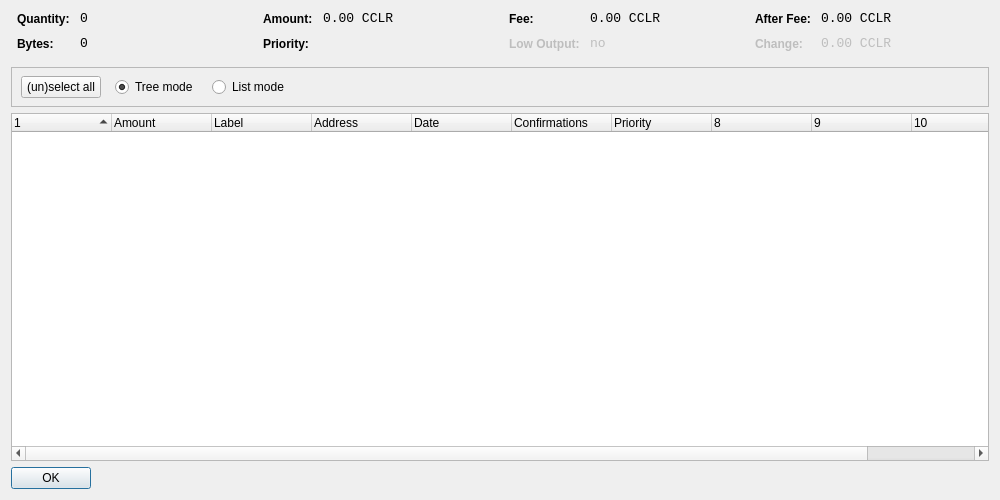
<?xml version="1.0" encoding="UTF-8"?>
<ui version="4.0">
 <class>CoinControlDialog</class>
 <widget class="QDialog" name="CoinControlDialog">
  <property name="geometry">
   <rect>
    <x>0</x>
    <y>0</y>
    <width>1000</width>
    <height>500</height>
   </rect>
  </property>
  <property name="windowTitle">
   <string>Coin Control</string>
  </property>
  <layout class="QVBoxLayout" name="verticalLayout">
   <item>
    <layout class="QHBoxLayout" name="horizontalLayoutTop" stretch="0,0,0,0">
     <property name="topMargin">
      <number>0</number>
     </property>
     <property name="bottomMargin">
      <number>10</number>
     </property>
     <item>
      <layout class="QFormLayout" name="formLayoutCoinControl1">
       <property name="horizontalSpacing">
        <number>10</number>
       </property>
       <property name="verticalSpacing">
        <number>10</number>
       </property>
       <property name="leftMargin">
        <number>6</number>
       </property>
       <property name="rightMargin">
        <number>6</number>
       </property>
       <item row="0" column="0">
        <widget class="QLabel" name="labelCoinControlQuantityText">
         <property name="styleSheet">
          <string notr="true">font-weight:bold;</string>
         </property>
         <property name="text">
          <string>Quantity:</string>
         </property>
        </widget>
       </item>
       <item row="0" column="1">
        <widget class="QLabel" name="labelCoinControlQuantity">
         <property name="font">
          <font>
           <family>Monospace</family>
           <pointsize>10</pointsize>
          </font>
         </property>
         <property name="cursor">
          <cursorShape>IBeamCursor</cursorShape>
         </property>
         <property name="contextMenuPolicy">
          <enum>Qt::ActionsContextMenu</enum>
         </property>
         <property name="text">
          <string notr="true">0</string>
         </property>
         <property name="textInteractionFlags">
          <set>Qt::LinksAccessibleByMouse|Qt::TextSelectableByKeyboard|Qt::TextSelectableByMouse</set>
         </property>
        </widget>
       </item>
       <item row="1" column="0">
        <widget class="QLabel" name="labelCoinControlBytesText">
         <property name="styleSheet">
          <string notr="true">font-weight:bold;</string>
         </property>
         <property name="text">
          <string>Bytes:</string>
         </property>
        </widget>
       </item>
       <item row="1" column="1">
        <widget class="QLabel" name="labelCoinControlBytes">
         <property name="font">
          <font>
           <family>Monospace</family>
           <pointsize>10</pointsize>
          </font>
         </property>
         <property name="cursor">
          <cursorShape>IBeamCursor</cursorShape>
         </property>
         <property name="contextMenuPolicy">
          <enum>Qt::ActionsContextMenu</enum>
         </property>
         <property name="text">
          <string notr="true">0</string>
         </property>
         <property name="textInteractionFlags">
          <set>Qt::LinksAccessibleByMouse|Qt::TextSelectableByKeyboard|Qt::TextSelectableByMouse</set>
         </property>
        </widget>
       </item>
      </layout>
     </item>
     <item>
      <layout class="QFormLayout" name="formLayoutCoinControl2">
       <property name="horizontalSpacing">
        <number>10</number>
       </property>
       <property name="verticalSpacing">
        <number>10</number>
       </property>
       <property name="leftMargin">
        <number>6</number>
       </property>
       <property name="rightMargin">
        <number>6</number>
       </property>
       <item row="0" column="0">
        <widget class="QLabel" name="labelCoinControlAmountText">
         <property name="styleSheet">
          <string notr="true">font-weight:bold;</string>
         </property>
         <property name="text">
          <string>Amount:</string>
         </property>
        </widget>
       </item>
       <item row="0" column="1">
        <widget class="QLabel" name="labelCoinControlAmount">
         <property name="font">
          <font>
           <family>Monospace</family>
           <pointsize>10</pointsize>
          </font>
         </property>
         <property name="cursor">
          <cursorShape>IBeamCursor</cursorShape>
         </property>
         <property name="contextMenuPolicy">
          <enum>Qt::ActionsContextMenu</enum>
         </property>
         <property name="text">
          <string notr="true">0.00 CCLR</string>
         </property>
         <property name="textInteractionFlags">
          <set>Qt::LinksAccessibleByMouse|Qt::TextSelectableByKeyboard|Qt::TextSelectableByMouse</set>
         </property>
        </widget>
       </item>
       <item row="1" column="0">
        <widget class="QLabel" name="labelCoinControlPriorityText">
         <property name="styleSheet">
          <string notr="true">font-weight:bold;</string>
         </property>
         <property name="text">
          <string>Priority:</string>
         </property>
        </widget>
       </item>
       <item row="1" column="1">
        <widget class="QLabel" name="labelCoinControlPriority">
         <property name="font">
          <font>
           <family>Monospace</family>
           <pointsize>10</pointsize>
          </font>
         </property>
         <property name="cursor">
          <cursorShape>IBeamCursor</cursorShape>
         </property>
         <property name="contextMenuPolicy">
          <enum>Qt::ActionsContextMenu</enum>
         </property>
         <property name="text">
          <string/>
         </property>
         <property name="textInteractionFlags">
          <set>Qt::LinksAccessibleByMouse|Qt::TextSelectableByKeyboard|Qt::TextSelectableByMouse</set>
         </property>
        </widget>
       </item>
      </layout>
     </item>
     <item>
      <layout class="QFormLayout" name="formLayoutCoinControl3">
       <property name="horizontalSpacing">
        <number>10</number>
       </property>
       <property name="verticalSpacing">
        <number>10</number>
       </property>
       <property name="leftMargin">
        <number>6</number>
       </property>
       <property name="rightMargin">
        <number>6</number>
       </property>
       <item row="0" column="0">
        <widget class="QLabel" name="labelCoinControlFeeText">
         <property name="styleSheet">
          <string notr="true">font-weight:bold;</string>
         </property>
         <property name="text">
          <string>Fee:</string>
         </property>
        </widget>
       </item>
       <item row="0" column="1">
        <widget class="QLabel" name="labelCoinControlFee">
         <property name="font">
          <font>
           <family>Monospace</family>
           <pointsize>10</pointsize>
          </font>
         </property>
         <property name="cursor">
          <cursorShape>IBeamCursor</cursorShape>
         </property>
         <property name="contextMenuPolicy">
          <enum>Qt::ActionsContextMenu</enum>
         </property>
         <property name="text">
          <string notr="true">0.00 CCLR</string>
         </property>
         <property name="textInteractionFlags">
          <set>Qt::LinksAccessibleByMouse|Qt::TextSelectableByKeyboard|Qt::TextSelectableByMouse</set>
         </property>
        </widget>
       </item>
       <item row="1" column="0">
        <widget class="QLabel" name="labelCoinControlLowOutputText">
         <property name="enabled">
          <bool>false</bool>
         </property>
         <property name="styleSheet">
          <string notr="true">font-weight:bold;</string>
         </property>
         <property name="text">
          <string>Low Output:</string>
         </property>
        </widget>
       </item>
       <item row="1" column="1">
        <widget class="QLabel" name="labelCoinControlLowOutput">
         <property name="enabled">
          <bool>false</bool>
         </property>
         <property name="font">
          <font>
           <family>Monospace</family>
           <pointsize>10</pointsize>
          </font>
         </property>
         <property name="cursor">
          <cursorShape>IBeamCursor</cursorShape>
         </property>
         <property name="contextMenuPolicy">
          <enum>Qt::ActionsContextMenu</enum>
         </property>
         <property name="text">
          <string notr="true">no</string>
         </property>
         <property name="textInteractionFlags">
          <set>Qt::LinksAccessibleByMouse|Qt::TextSelectableByKeyboard|Qt::TextSelectableByMouse</set>
         </property>
        </widget>
       </item>
      </layout>
     </item>
     <item>
      <layout class="QFormLayout" name="formLayoutCoinControl4">
       <property name="horizontalSpacing">
        <number>10</number>
       </property>
       <property name="verticalSpacing">
        <number>10</number>
       </property>
       <property name="leftMargin">
        <number>6</number>
       </property>
       <property name="rightMargin">
        <number>6</number>
       </property>
       <item row="0" column="0">
        <widget class="QLabel" name="labelCoinControlAfterFeeText">
         <property name="styleSheet">
          <string notr="true">font-weight:bold;</string>
         </property>
         <property name="text">
          <string>After Fee:</string>
         </property>
        </widget>
       </item>
       <item row="0" column="1">
        <widget class="QLabel" name="labelCoinControlAfterFee">
         <property name="font">
          <font>
           <family>Monospace</family>
           <pointsize>10</pointsize>
          </font>
         </property>
         <property name="cursor">
          <cursorShape>IBeamCursor</cursorShape>
         </property>
         <property name="contextMenuPolicy">
          <enum>Qt::ActionsContextMenu</enum>
         </property>
         <property name="text">
          <string notr="true">0.00 CCLR</string>
         </property>
         <property name="textInteractionFlags">
          <set>Qt::LinksAccessibleByMouse|Qt::TextSelectableByKeyboard|Qt::TextSelectableByMouse</set>
         </property>
        </widget>
       </item>
       <item row="1" column="0">
        <widget class="QLabel" name="labelCoinControlChangeText">
         <property name="enabled">
          <bool>false</bool>
         </property>
         <property name="styleSheet">
          <string notr="true">font-weight:bold;</string>
         </property>
         <property name="text">
          <string>Change:</string>
         </property>
        </widget>
       </item>
       <item row="1" column="1">
        <widget class="QLabel" name="labelCoinControlChange">
         <property name="enabled">
          <bool>false</bool>
         </property>
         <property name="font">
          <font>
           <family>Monospace</family>
           <pointsize>10</pointsize>
          </font>
         </property>
         <property name="cursor">
          <cursorShape>IBeamCursor</cursorShape>
         </property>
         <property name="contextMenuPolicy">
          <enum>Qt::ActionsContextMenu</enum>
         </property>
         <property name="text">
          <string notr="true">0.00 CCLR</string>
         </property>
         <property name="textInteractionFlags">
          <set>Qt::LinksAccessibleByMouse|Qt::TextSelectableByKeyboard|Qt::TextSelectableByMouse</set>
         </property>
        </widget>
       </item>
      </layout>
     </item>
    </layout>
   </item>
   <item>
    <widget class="QFrame" name="frame">
     <property name="minimumSize">
      <size>
       <width>0</width>
       <height>40</height>
      </size>
     </property>
     <property name="frameShape">
      <enum>QFrame::StyledPanel</enum>
     </property>
     <property name="frameShadow">
      <enum>QFrame::Sunken</enum>
     </property>
     <widget class="QWidget" name="horizontalLayoutWidget">
      <property name="geometry">
       <rect>
        <x>10</x>
        <y>0</y>
        <width>781</width>
        <height>41</height>
       </rect>
      </property>
      <layout class="QHBoxLayout" name="horizontalLayoutPanel" stretch="0,0,0,0,0">
       <property name="spacing">
        <number>14</number>
       </property>
       <item>
        <widget class="QPushButton" name="pushButtonSelectAll">
         <property name="sizePolicy">
          <sizepolicy hsizetype="Maximum" vsizetype="Fixed">
           <horstretch>0</horstretch>
           <verstretch>0</verstretch>
          </sizepolicy>
         </property>
         <property name="text">
          <string>(un)select all</string>
         </property>
        </widget>
       </item>
       <item>
        <widget class="QRadioButton" name="radioTreeMode">
         <property name="sizePolicy">
          <sizepolicy hsizetype="Maximum" vsizetype="Fixed">
           <horstretch>0</horstretch>
           <verstretch>0</verstretch>
          </sizepolicy>
         </property>
         <property name="text">
          <string>Tree mode</string>
         </property>
         <property name="checked">
          <bool>true</bool>
         </property>
        </widget>
       </item>
       <item>
        <widget class="QRadioButton" name="radioListMode">
         <property name="sizePolicy">
          <sizepolicy hsizetype="Maximum" vsizetype="Fixed">
           <horstretch>0</horstretch>
           <verstretch>0</verstretch>
          </sizepolicy>
         </property>
         <property name="text">
          <string>List mode</string>
         </property>
        </widget>
       </item>
       <item>
        <spacer name="horizontalSpacer">
         <property name="orientation">
          <enum>Qt::Horizontal</enum>
         </property>
         <property name="sizeHint" stdset="0">
          <size>
           <width>40</width>
           <height>20</height>
          </size>
         </property>
        </spacer>
       </item>
      </layout>
     </widget>
    </widget>
   </item>
   <item>
    <widget class="CoinControlTreeWidget" name="treeWidget">
     <property name="contextMenuPolicy">
      <enum>Qt::CustomContextMenu</enum>
     </property>
     <property name="sortingEnabled">
      <bool>false</bool>
     </property>
     <property name="columnCount">
      <number>11</number>
     </property>
     <attribute name="headerShowSortIndicator" stdset="0">
      <bool>true</bool>
     </attribute>
     <attribute name="headerStretchLastSection">
      <bool>false</bool>
     </attribute>
     <column>
      <property name="text">
       <string/>
      </property>
     </column>
     <column>
      <property name="text">
       <string>Amount</string>
      </property>
     </column>
     <column>
      <property name="text">
       <string>Label</string>
      </property>
     </column>
     <column>
      <property name="text">
       <string>Address</string>
      </property>
     </column>
     <column>
      <property name="text">
       <string>Date</string>
      </property>
     </column>
     <column>
      <property name="text">
       <string>Confirmations</string>
      </property>
      <property name="toolTip">
       <string>Confirmed</string>
      </property>
     </column>
     <column>
      <property name="text">
       <string>Priority</string>
      </property>
     </column>
     <column>
      <property name="text">
       <string/>
      </property>
     </column>
     <column>
      <property name="text">
       <string/>
      </property>
     </column>
     <column>
      <property name="text">
       <string/>
      </property>
     </column>
     <column>
      <property name="text">
       <string/>
      </property>
     </column>
    </widget>
   </item>
   <item>
    <widget class="QDialogButtonBox" name="buttonBox">
     <property name="sizePolicy">
      <sizepolicy hsizetype="Maximum" vsizetype="Fixed">
       <horstretch>0</horstretch>
       <verstretch>0</verstretch>
      </sizepolicy>
     </property>
     <property name="orientation">
      <enum>Qt::Horizontal</enum>
     </property>
     <property name="standardButtons">
      <set>QDialogButtonBox::Ok</set>
     </property>
    </widget>
   </item>
  </layout>
 </widget>
 <customwidgets>
  <customwidget>
   <class>CoinControlTreeWidget</class>
   <extends>QTreeWidget</extends>
   <header>coincontroltreewidget.h</header>
  </customwidget>
 </customwidgets>
 <resources/>
 <connections/>
</ui>
